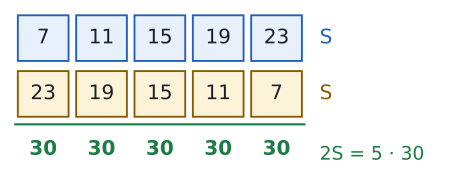

Recreate this plot in Python.
import sys; sys.path.insert(0, "tools")
from cizim import *

# Diziyi bir de tersten yaz: alt alta gelen her çiftin toplamı aynı (ilk + son).
fig, ax = sekil(6, 2.9)
ax.axis("off"); ax.set_aspect("equal")
ileri = [7, 11, 15, 19, 23]
geri = ileri[::-1]
w = 1.0
for i, (a, b) in enumerate(zip(ileri, geri)):
    x = i * 1.15
    for y, deger, dolgu, kenar in ((1.3, a, MAVI_ACIK, MAVI), (0.2, b, SARI_ACIK, SARI)):
        ax.add_patch(patches.Rectangle((x, y), w, 0.9, facecolor=dolgu, edgecolor=kenar, lw=1.4))
        ax.text(x + w / 2, y + 0.45, str(deger), ha="center", va="center", fontsize=15, color=YAZI)
    ax.text(x + w / 2, -0.25, "30", ha="center", va="top", fontsize=15, color=YESIL, fontweight="bold")
ax.plot([-0.05, 4 * 1.15 + w + 0.05], [0.05, 0.05], color=YESIL, lw=1.6)
ax.text(5.95, 1.75, "S", ha="left", va="center", fontsize=15, color=MAVI)
ax.text(5.95, 0.65, "S", ha="left", va="center", fontsize=15, color=SARI)
ax.text(5.95, -0.55, "2S = 5 · 30", ha="left", va="center", fontsize=14, color=YESIL)
ax.set_xlim(-0.2, 8.6); ax.set_ylim(-1.0, 2.35)
kaydet(fig, __file__)
